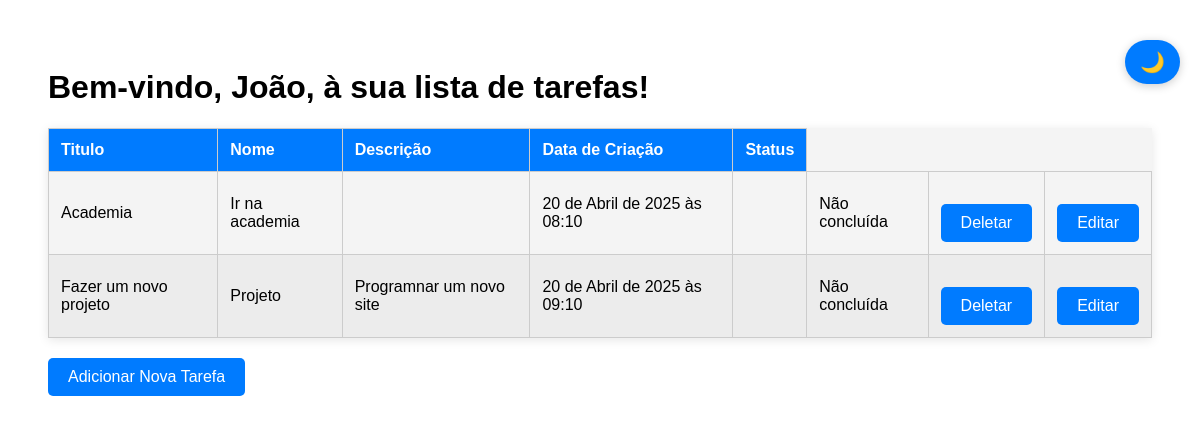
Page /tarefas/ on the committed database.
### tarefas/models.py (models this page shows, shortened)
class TarefaModel(models.Model):
    titulo = models.CharField(max_length=100)
    nome = models.CharField(max_length=100)
    descricao = models.TextField(null=True, blank=True)
    concluida = models.BooleanField(default=False)
    data_criacao = models.DateTimeField(auto_now_add=True)

### tarefas/views.py (the view)
# urls.py: path('', views.tarefas_view, name='home'),
def tarefas_view(request):
    contexto = {
        'nome': 'João',
        'tarefas' : TarefaModel.objects.all()
    }
    return render(request, 'tarefas/home.html', contexto)

### tarefas/templates/tarefas/home.html (shortened to what this page needs)
<!DOCTYPE html>
<html lang="pt-br">
<head>
</head>
<body>
    <div style="margin: 20px 0;">
        <button onclick="toggleTheme()" id="theme-toggle">🌙</button>
        <h1>Bem-vindo, {{ nome }}, à sua lista de tarefas!</h1>
        <table>
          <thead>
            <tr>
              <th>Titulo</th>
              <th>Nome</th>
              <th>Descrição</th>
              <th>Data de Criação</th>
              <th>Status</th>
            </tr>
          </thead>
          <tbody>
            {% for tarefa in tarefas %}
            <tr>
              <td>{{ tarefa.titulo }}</td>
              <td>{{ tarefa.nome }}</td>
              <td>{{ tarefa.descricao }}</td>
              <td>{{ tarefa.data_criacao }}</td>
              <td>{{ tarefa.data_conclusao }}</td>
              <td>{{ tarefa.concluida|yesno:"Concluída,Não concluída" }}</td>
              <td><a href="{% url 'tarefas:deletar' tarefa.id %}">Deletar</a></td>
              <td><a href="{% url 'tarefas:editar' tarefa.id %}">Editar</a></td>
            </tr>
            {% empty %}
            <tr>
              <td colspan="6">Nenhuma tarefa cadastrada.</td>
            </tr>
            {% endfor %}
          </tbody>
        </table>
        <a href="{% url 'tarefas:adicionar' %}">Adicionar Nova Tarefa</a>
      </body>
</html>

### tarefas/templates/tarefas/home.html (style rules this page uses)
#theme-toggle { position: fixed; top: 20px; right: 20px; padding: 10px 15px; font-size: 20px; background-color: #007bff; color: white; border: none; border-radius: 30px; cursor: pointer; box-shadow: 0 2px 10px rgba(0,0,0,0.2); transition: background-color 0.3s ease; z-index: 999; }
:root { --bg-color: #ffffff; --text-color: #000000; --table-bg: #f4f4f4; --header-bg: #007bff; --header-text: #ffffff; }
body { background-color: var(--bg-color); color: var(--text-color); font-family: Arial, sans-serif; padding: 40px; }
table { width: 100%; border-collapse: collapse; background-color: var(--table-bg); box-shadow: 0 2px 10px rgba(0,0,0,0.1); }
th, td { border: 1px solid #ccc; padding: 12px; text-align: left; }
th { background-color: var(--header-bg); color: var(--header-text); }
tr:nth-child(even) { background-color: rgba(0,0,0,0.03); }
a, button { display: inline-block; margin-top: 20px; text-decoration: none; background-color: #007bff; color: white; padding: 10px 20px; border-radius: 5px; border: none; cursor: pointer; }

### rows in the picture
TarefaModel: titulo "Academia", nome "Ir na academia", data_criacao "20 de Abril de 2025 às 08:10", concluida "Não concluída"
TarefaModel: titulo "Fazer um novo projeto", nome "Projeto", descricao "Programnar um novo site", data_criacao "20 de Abril de 2025 às 09:10", concluida "Não concluída"

### other values in the picture
{{ nome }} "João"
